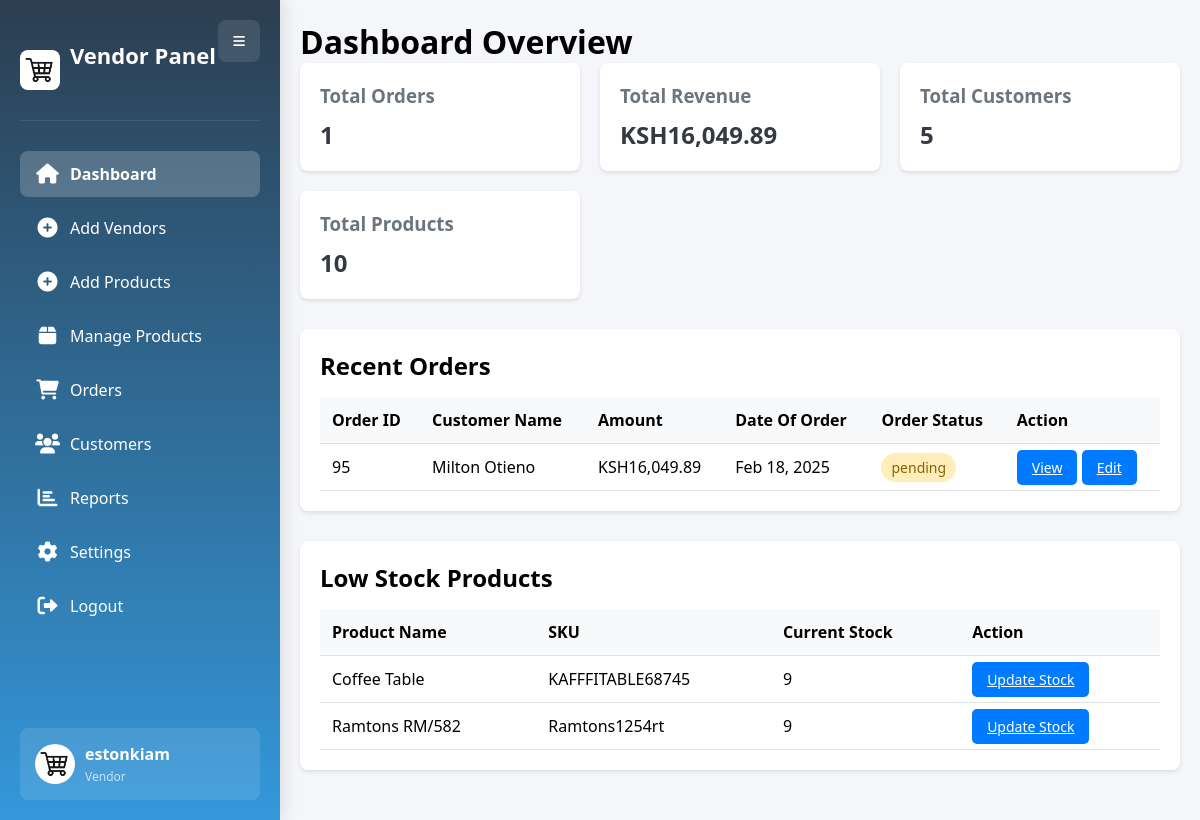
Page /admin/dashboard.php (signed in) on the committed database.
### tables this page shows
CREATE TABLE `orders` (
  `id` int(11) NOT NULL,
  `customer_id` int(11) NOT NULL,
  `total_amount` decimal(10,2) NOT NULL DEFAULT 0.00,
  `shipping_address` varchar(255) NOT NULL,
  `city` varchar(100) NOT NULL,
  `phone` varchar(20) NOT NULL,
  `payment_method` enum('mpesa','card','cash') NOT NULL,
  `payment_status` enum('pending','paid','failed') DEFAULT 'pending',
  `status` enum('pending','processing','shipped','delivered','cancelled') DEFAULT 'pending',
  `transaction_id` varchar(100) DEFAULT NULL,
  `created_at` timestamp NOT NULL DEFAULT current_timestamp(),
  `updated_at` timestamp NOT NULL DEFAULT current_timestamp() ON UPDATE current_timestamp(),
  `product_details` text DEFAULT NULL
);

CREATE TABLE `products` (
  `id` int(11) NOT NULL,
  `name` varchar(255) NOT NULL,
  `sku` varchar(50) NOT NULL,
  `category` enum('Official Stores','Phones & Tablets','TVs & Audio','Appliances','Health & Beauty','Home & Office','Fashion','Computing','Supermarket','Baby Products','Sporting Goods') NOT NULL,
  `description` text NOT NULL,
  `price` decimal(10,2) NOT NULL,
  `image` varchar(255) NOT NULL,
  `stock_quantity` int(11) DEFAULT 0,
  `status` enum('active','inactive') DEFAULT 'active',
  `created_at` timestamp NOT NULL DEFAULT current_timestamp(),
  `updated_at` timestamp NOT NULL DEFAULT current_timestamp() ON UPDATE current_timestamp()
);

### admin/dashboard.php (the view, shortened to what this page needs)
<?php
$servername = "localhost";
$username = "root";
$password = "";
$dbname = "ecommerce";
$conn = new mysqli($servername, $username, $password, $dbname);
$total_orders = $conn->query("SELECT COUNT(*) as count FROM orders")->fetch_assoc()['count'];
$total_revenue = $conn->query("SELECT SUM(total_amount) as sum FROM orders")->fetch_assoc()['sum'];
$total_customers = $conn->query("SELECT COUNT(*) as count FROM customers")->fetch_assoc()['count'];
$total_products = $conn->query("SELECT COUNT(*) as count FROM products")->fetch_assoc()['count'];
$recent_orders = $conn->query("
    SELECT
        o.*,
        CONCAT(c.first_name, ' ', c.last_name) AS customer_name
    FROM orders o
    JOIN customers c ON o.customer_id = c.customer_id
    ORDER BY o.created_at DESC
    LIMIT 5
");
$low_stock_products = $conn->query("
    SELECT * FROM products
    WHERE stock_quantity < 10
    ORDER BY stock_quantity ASC
");
?>
<!DOCTYPE html>
<html lang="en">
<head>
    <link href="https://cdnjs.cloudflare.com/ajax/libs/font-awesome/6.0.0/css/all.min.css" rel="stylesheet">
    <link rel="stylesheet" href="assets/css/admindash.css">
</head>
<body>
<?php include('include/sidebar.php'); ?>
        <div class="main-content">
            <h1>Dashboard Overview</h1>
            <div class="stats-grid">
                <div class="stat-card">
                    <h3>Total Orders</h3>
                    <div class="value"><?php echo $total_orders; ?></div>
                </div>
                <div class="stat-card">
                    <h3>Total Revenue</h3>
                    <div class="value">KSH<?php echo number_format($total_revenue, 2); ?></div>
                </div>
                <div class="stat-card">
                    <h3>Total Customers</h3>
                    <div class="value"><?php echo $total_customers; ?></div>
                </div>
                <div class="stat-card">
                    <h3>Total Products</h3>
                    <div class="value"><?php echo $total_products; ?></div>
                </div>
            </div>
            <div class="recent-orders">
                <h2>Recent Orders</h2>
                <table>
                    <thead>
                        <tr>
                            <th>Order ID</th>
                            <th>Customer Name</th>
                            <th>Amount</th>
                            <th>Date Of Order</th>
                            <th>Order Status</th>
                            <th>Action</th>
                        </tr>
                    </thead>
                    <tbody>
                        <?php while($order = $recent_orders->fetch_assoc()): ?>
                        <tr>
                            <td><?php echo $order['id']; ?></td>
                            <td><?php echo htmlspecialchars($order['customer_name']); ?></td>
                            <td>KSH<?php echo number_format($order['total_amount'], 2); ?></td>
                            <td><?php echo date('M d, Y', strtotime($order['created_at'])); ?></td>
                            <td>
                                <span class="status <?php echo strtolower($order['status']); ?>">
                                    <?php echo $order['status']; ?>
                                </span>
                            </td>
                            <td>
                                <a href="view_order.php?id=<?php echo $order['id']; ?>" class="btn btn-primary">View</a>
                                <a href="edit_order.php?id=<?php echo $order['id']; ?>" class="btn btn-primary">Edit</a>
                            </td>
                        </tr>
                        <?php endwhile; ?>
                    </tbody>
                </table>
            </div>
            <div class="low-stock">
                <h2>Low Stock Products</h2>
                <table>
                    <thead>
                        <tr>
                            <th>Product Name</th>
                            <th>SKU</th>
                            <th>Current Stock</th>
                            <th>Action</th>
                        </tr>
                    </thead>
                    <tbody>
                        <?php while($product = $low_stock_products->fetch_assoc()): ?>
                        <tr>
                            <td><?php echo htmlspecialchars($product['name']); ?></td>
                            <td><?php echo htmlspecialchars($product['sku']); ?></td>
                            <td><?php echo $product['stock_quantity']; ?></td>
                            <td>
                                <a href="editproduct.php?id=<?php echo $product['id']; ?>" class="btn btn-primary">Update Stock</a>
                            </td>
                        </tr>
                        <?php endwhile; ?>
                    </tbody>
                </table>
            </div>
        </div>
</body>
</html>

### admin/include/sidebar.php (shortened to what this page needs)
<?php
$servername = "localhost";
$username = "root";
$password = "";
$dbname = "ecommerce";
$conn = new mysqli($servername, $username, $password, $dbname);
$admin_username = "Admin";
if (isset($_SESSION['admin_id'])) {
    $admin_id = $_SESSION['admin_id'];
    $query = "SELECT username FROM admins WHERE id = ?";
    $stmt = $conn->prepare($query);
    $stmt->bind_param("i", $admin_id);
    $stmt->execute();
    $stmt->bind_result($username);
    if ($stmt->fetch()) {
        $admin_username = $username;
    }
}
?>
<!DOCTYPE html>
<html>
<head>
    <link rel="stylesheet" href="https://cdnjs.cloudflare.com/ajax/libs/font-awesome/6.0.0/css/all.min.css">
</head>
<body>
    <div class="container">
        <div class="sidebar">
            <button class="toggle-btn">
                <i class="fas fa-bars"></i>
            </button>
            <div class="sidebar-header">
                <img src="assets/img/cart.jpg" alt="Logo">
                <h2>Vendor Panel</h2>
            </div>
            <ul>
                <li><a href="dashboard.php" class="active">
                    <i class="fas fa-home"></i><span>Dashboard</span>
                </a></li>
                <li><a href="registration.php">
                    <i class="fas fa-plus-circle"></i><span>Add Vendors</span>
                </a></li>
                <li><a href="addproducts.php">
                    <i class="fas fa-plus-circle"></i><span>Add Products</span>
                </a></li>
                <li><a href="productview.php">
                    <i class="fas fa-box"></i><span>Manage Products</span>
                </a></li>
                <li><a href="orders.php">
                    <i class="fas fa-shopping-cart"></i><span>Orders</span>
                </a></li>
                <li><a href="customers.php">
                    <i class="fas fa-users"></i><span>Customers</span>
                </a></li>
                <li><a href="reports.php">
                    <i class="fas fa-chart-bar"></i><span>Reports</span>
                </a></li>
                <li><a href="settings.php">
                    <i class="fas fa-cog"></i><span>Settings</span>
                </a></li>
                <li><a href="logout.php">
                    <i class="fas fa-sign-out-alt"></i><span>Logout</span>
                </a></li>
            </ul>
            <div class="user-profile">
                <img src="assets/img/cart.jpg" alt="User Avatar">
                <div class="user-info">
                    <h4><?php echo htmlspecialchars($admin_username); ?></h4>
                    <p>Vendor</p>
                </div>
            </div>
        </div>
</body>
</html>

### admin/assets/css/admindash.css (style rules this page uses)
* { margin: 0; padding: 0; box-sizing: border-box; }
body { font-family: Arial, sans-serif; background-color: #f4f6f9; }
.container { display: flex; min-height: 100vh; }
.sidebar { width: 250px; background-color: #343a40; color: white; padding: 20px; }
.sidebar h2 { margin-bottom: 30px; text-align: center; }
.sidebar ul { list-style: none; }
.sidebar ul li { margin-bottom: 15px; }
.sidebar ul li a { color: white; text-decoration: none; display: block; padding: 10px; border-radius: 5px; }
.main-content { flex: 1; padding: 20px; }
.stats-grid { display: grid; grid-template-columns: repeat(auto-fit, minmax(250px, 1fr)); gap: 20px; margin-bottom: 30px; }
.stat-card { background-color: white; padding: 20px; border-radius: 8px; box-shadow: 0 2px 4px rgba(0,0,0,0.1); }
.stat-card h3 { color: #6c757d; margin-bottom: 10px; }
.stat-card .value { font-size: 24px; font-weight: bold; color: #343a40; }
.recent-orders, .low-stock { background-color: white; padding: 20px; border-radius: 8px; box-shadow: 0 2px 4px rgba(0,0,0,0.1); margin-bottom: 30px; }
table { width: 100%; border-collapse: collapse; margin-top: 15px; }
th, td { padding: 12px; text-align: left; border-bottom: 1px solid #dee2e6; }
th { background-color: #f8f9fa; }
.status { padding: 5px 10px; border-radius: 15px; font-size: 14px; }
.status.pending { background-color: #ffeeba; color: #856404; }
.btn { padding: 8px 15px; border-radius: 5px; border: none; cursor: pointer; font-size: 14px; }
.btn-primary { background-color: #007bff; color: white; }

### admin/include/sidebar.php (style rules this page uses)
* { margin: 0; padding: 0; box-sizing: border-box; font-family: 'Segoe UI', Tahoma, Geneva, Verdana, sans-serif; }
body { background-color: #f4f6f9; }
.container { display: flex; min-height: 100vh; }
.sidebar { width: 280px; background: linear-gradient(180deg, #2c3e50 0%, #3498db 100%); color: white; padding: 20px; position: relative; transition: all 0.3s cubic-bezier(0.4, 0, 0.2, 1); box-shadow: 4px 0 15px rgba(0, 0, 0, 0.1); }
.toggle-btn { position: absolute; right: 20px; top: 20px; background: rgba(255, 255, 255, 0.1); color: white; border: none; padding: 12px 15px; cursor: pointer; border-radius: 8px; transition: all 0.3s ease; z-index: 2; }
.sidebar-header { display: flex; align-items: center; padding: 20px 0; margin-bottom: 30px; border-bottom: 1px solid rgba(255, 255, 255, 0.1); }
.sidebar-header img { width: 40px; height: 40px; margin-right: 10px; border-radius: 8px; }
.sidebar-header h2 { font-size: 22px; font-weight: 600; color: #fff; }
.sidebar ul { list-style: none; padding: 0; }
.sidebar ul li { margin-bottom: 8px; }
.sidebar ul li a { color: white; text-decoration: none; display: flex; align-items: center; padding: 12px 15px; border-radius: 8px; font-size: 16px; transition: all 0.3s ease; }
.sidebar ul li a i { margin-right: 10px; font-size: 20px; width: 25px; text-align: center; }
.sidebar ul li a.active { background: rgba(255, 255, 255, 0.2); font-weight: 600; }
.user-profile { position: absolute; bottom: 20px; left: 20px; right: 20px; display: flex; align-items: center; background: rgba(255, 255, 255, 0.1); padding: 15px; border-radius: 8px; }
.user-profile img { width: 40px; height: 40px; border-radius: 50%; margin-right: 10px; }
.user-info { flex: 1; }
.user-info h4 { font-size: 16px; margin-bottom: 3px; }
.user-info p { font-size: 12px; opacity: 0.7; }
.main-content { flex: 1; padding: 20px; transition: all 0.3s ease; }

### rows in the picture
orders: id "95", customer_name "Milton Otieno", total_amount "16,049.89", created_at "Feb 18, 2025", status "pending"
products: name "Coffee Table", sku "KAFFFITABLE68745", stock_quantity "9"
products: name "Ramtons RM/582", sku "Ramtons1254rt", stock_quantity "9"

### other values in the picture
$admin_username "estonkiam"
$total_orders "1"
$total_revenue "16,049.89"
$total_customers "5"
$total_products "10"
